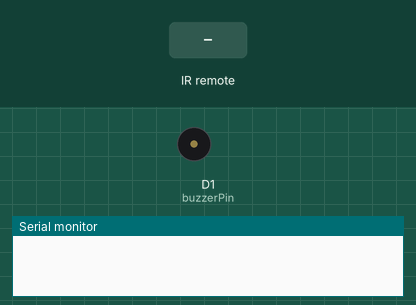
The sketch below on a simulated ESP8266 (Wemos D1 mini). Parts: buzzer (waves = sounding), the last lines printed to the serial monitor. Inputs (shaded band) come from the test bench.

Above: at 1.2 s.
1.3 s: infrared code 0xFFA25D received
At 1.4 s:
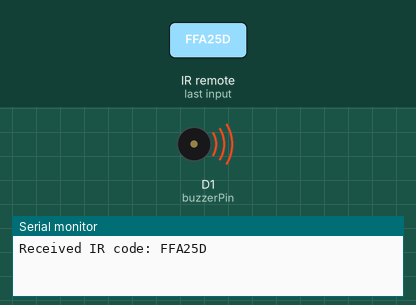
3.0 s: infrared code 0x52A3D41F received
At 4.6 s:
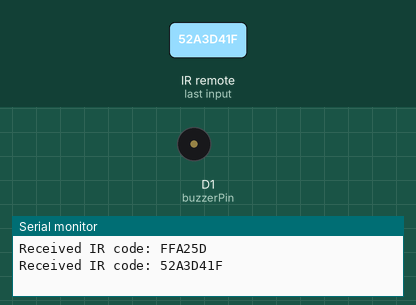
Timing chart, 0 to 6.1 s (numbered marks = the images above; inputs shaded):
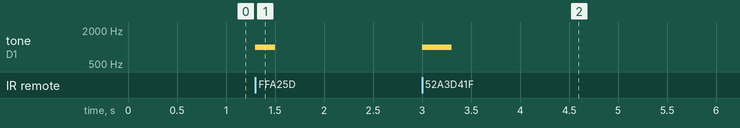

Measured:
- after the input at 1.3 s, tone on D1 (buzzerPin): silent → 1000 Hz at once, → silent 0.20 s later
- after the input at 3.0 s, tone on D1 (buzzerPin): silent → 1000 Hz at once, → silent 0.30 s later

The sketch:

D1-Mini-esp8266-IR-Buzzer.ino
```cpp
#include <IRremoteESP8266.h>
#include <IRrecv.h>

const uint16_t kRecvPin = D2;  // GPIO4 na D1 Mini
const uint8_t buzzerPin = D1; // GPIO5 na D1 Mini

// ---------------------------------
// Connection
// IR Receiver --> esp8266 D1 Mini
// VCC --> 5V
// GND --> GND
// Pin --> D2
// BuzzerPin --> D1
// ---------------------------------

IRrecv irrecv(kRecvPin);
decode_results results;

void setup()
{
  Serial.begin(115200);
  irrecv.enableIRIn();  // Inicializácia IR prijímača

  pinMode(buzzerPin, OUTPUT);  // Nastavenie pinu bzučiaka ako výstup
}

void loop()
{
  if (irrecv.decode(&results))
  {
    Serial.print("Received IR code: ");
    Serial.println(results.value, HEX);

    // Reakcia na konkrétny IR kód
    if (results.value == 0xFFA25D) // CHANGE THIS WITH YOUR VALUE
    {
      // Reakcia na kód "FFA25D" - bzučiak zaznie raz
      tone(buzzerPin, 1000, 200);  // Tón s frekvenciou 1000 Hz a trvaním 200 ms
    }
    else if (results.value == 0x52A3D41F) // CHANGE THIS WITH YOUR VALUE
    {
      // Reakcia na kód "52A3D41F" - bzučiak zaznie 3x rýchlo
      for (int i = 0; i < 3; i++)
      {
        tone(buzzerPin, 1000, 100);  // Tón s frekvenciou 1000 Hz a trvaním 100 ms
        delay(100);  // Pauza medzi tónmi
      }
    }

    irrecv.resume();  // Pokračovanie v prijímaní ďalších signálov
  }
}
```
